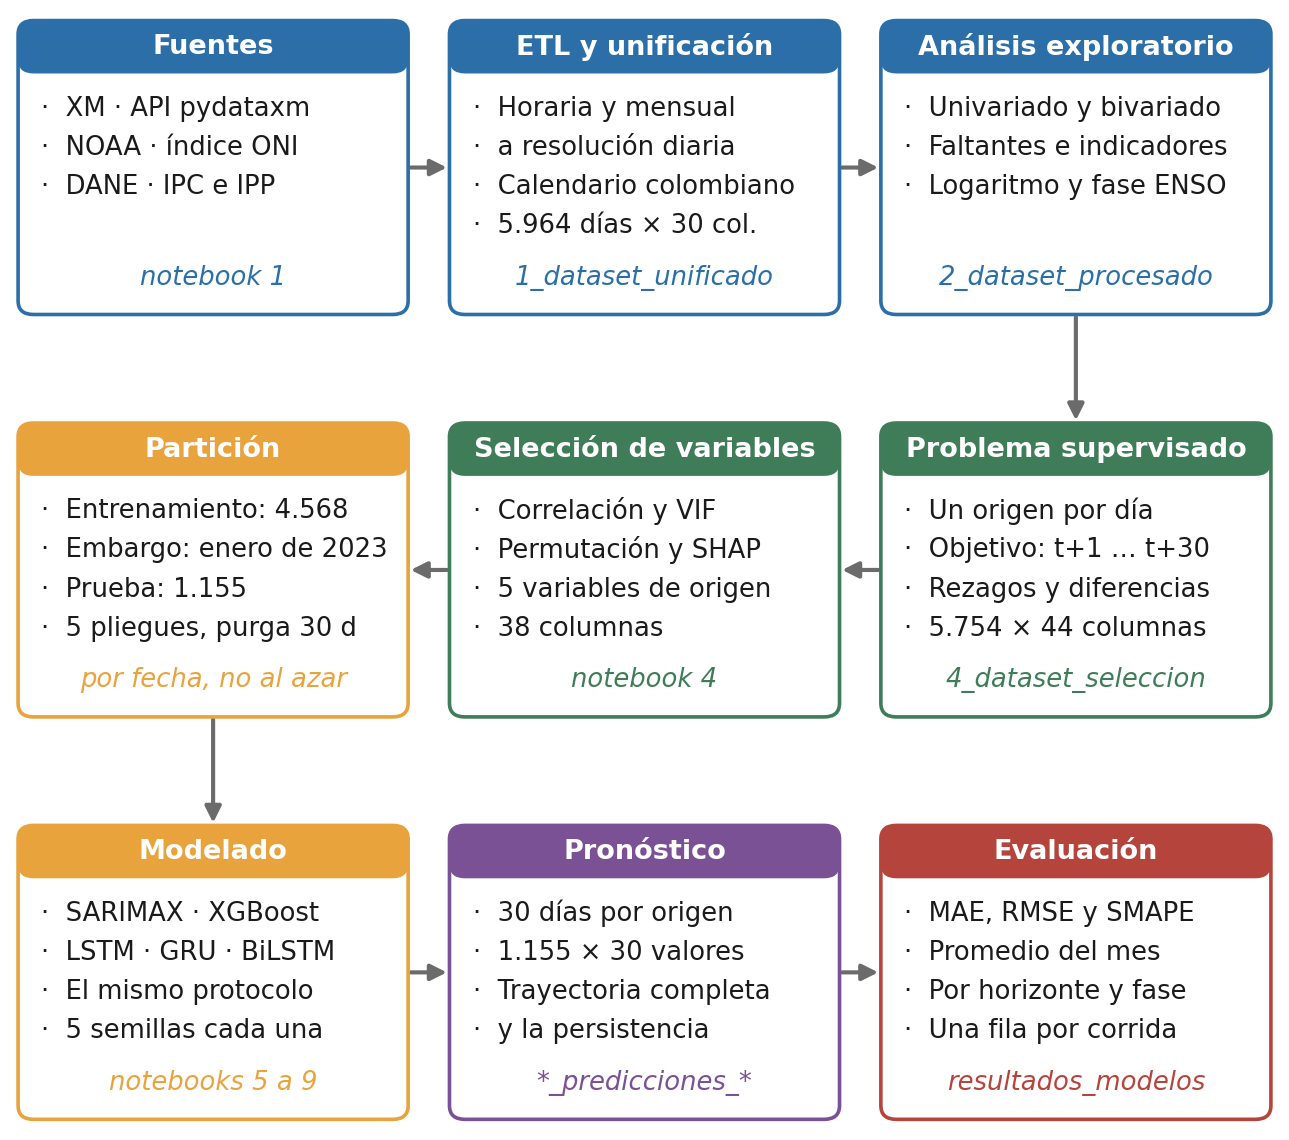

The script that saved this image:
# -*- coding: utf-8 -*-
u"""El recorrido de los datos, de las fuentes al pronóstico evaluado.

POR QUÉ ESTA FIGURA. El documento describe el ETL, la selección, la partición y el modelado en
secciones separadas, y no hay ningún sitio donde se vea el recorrido entero.

LAS CIFRAS DE CADA ETAPA SE DERIVAN de los archivos: días, columnas y orígenes salen de leerlos,
no de escribirlos. Si el dataset cambia, la figura cambia con él.

QUÉ TIENE QUE DEJAR CLARO:
  1. que cada etapa produce un archivo con nombre, que es lo que hace el trabajo reproducible
  2. dónde se reduce el conjunto y por qué (5.964 días → 5.754 orígenes → 38 columnas)
  3. que las cinco configuraciones leen EL MISMO archivo, que es la condición de la comparación

LA LETRA ES LA DEL CUERPO DEL DOCUMENTO, 10 puntos. No se consigue agrandando la fuente sobre la
disposición anterior —a ese tamaño el texto de una caja invadía la de al lado—, sino recortando el
texto y DEDUCIENDO la geometría de los tamaños en puntos. Un guard mide cada texto ya dibujado y
comprueba que cabe en su caja: así un retoque futuro falla aquí y no en la página impresa.

SE QUITÓ EL TÍTULO INTERIOR, que repetía la leyenda de Word.

LA ESCALA. 1.289 píxeles a 186 ppp, es decir las 6,93 pulgadas del ancho útil de la página, con un
`assert` sobre el PNG escrito.
"""
import os
import struct
import sys

sys.stdout.reconfigure(encoding="utf-8", errors="replace")
import matplotlib
matplotlib.use("Agg")
import matplotlib.pyplot as plt
import pandas as pd
from matplotlib.patches import FancyArrowPatch, FancyBboxPatch

SCR = os.path.dirname(os.path.abspath(__file__))
REPO = os.path.dirname(SCR)  # la raíz del repositorio: la carpeta madre de esta
PROC = os.path.join(REPO, "datasets", "procesado")
PPP = 186
ANCHO_PULG = 1289 / float(PPP)

CUERPO = 10.0
TITULO_CAJA = 10.5
ARCHIVO = 10.0
INTERLINEA = 1.52 * CUERPO

LINEAS = 4
BARRA = 1.95 * TITULO_CAJA
PAD_SUP, PAD_INF = 6.0, 7.0
HUECO_ARCHIVO = 5.0
CAJA_PT = (BARRA + PAD_SUP + LINEAS * INTERLINEA + HUECO_ARCHIVO
           + 1.45 * ARCHIVO + PAD_INF)
HUECO_FILA = 42.0
MARGEN_PT = 8.0
ALTO_PULG = (3 * CAJA_PT + 2 * HUECO_FILA + 2 * MARGEN_PT) / 72.0

SEPARACION_PT = 16.0
MARGEN_LAT_PT = 7.0
ANCHO_PT = ANCHO_PULG * 72.0
CAJA_ANCHO_PT = (ANCHO_PT - 2 * MARGEN_LAT_PT - 2 * SEPARACION_PT) / 3.0
PAD_IZQ = 9.0

AZUL, VERDE, NARANJA, ROJO, GRIS, MORADO = (
    "#2c6fa8", "#3f7d58", "#e8a33d", "#b5453c", "#6b6b6b", "#7a5195")
mil = lambda n: u"{:,}".format(n).replace(u",", u".")


def cifras():
    d1 = pd.read_csv(os.path.join(PROC, "1_dataset_unificado.csv"), parse_dates=["fecha"])
    d2 = pd.read_csv(os.path.join(PROC, "2_dataset_procesado.csv"), parse_dates=["fecha"])
    d4 = pd.read_csv(os.path.join(PROC, "4_dataset_seleccion.csv"), parse_dates=["fecha"])
    NO_PRED = ["fecha", "fecha_objetivo", "precio_hoy", "objetivo", "objetivo_dia30",
               "indice_ONI_publicado"]
    pred = [c for c in d4.columns if c not in NO_PRED]
    # El entrenamiento NO es «todo lo que no es prueba»: entre los dos bloques hay un embargo de
    # 31 días —enero de 2023— que no pertenece a ninguno. Restar la prueba del total devolvía
    # 4.599 en vez de los 4.568 que reporta el documento.
    pr = d4[d4["fecha"] >= pd.Timestamp("2023-02-01")]
    en = d4[d4["fecha"] <= pd.Timestamp("2022-12-31")]
    assert len(d4) - len(en) - len(pr) == 31, \
        u"el embargo no son 31 orígenes sino %d" % (len(d4) - len(en) - len(pr))
    return dict(n1=len(d1), c1=d1.shape[1], n2=len(d2), c2=d2.shape[1],
                n4=len(d4), c4=d4.shape[1], npred=len(pred),
                nentren=len(en), nprueba=len(pr))


def ux(pt):
    return pt / 72.0 / ANCHO_PULG


def uy(pt):
    return pt / 72.0 / ALTO_PULG


def caja(ax, cx, cy, titulo, color, lineas, archivo):
    u"""Cabecera de color, cuatro líneas y, al pie, el archivo que la etapa produce."""
    w, h = ux(CAJA_ANCHO_PT), uy(CAJA_PT)
    ax.add_patch(FancyBboxPatch((cx - w / 2, cy - h / 2), w, h,
                                boxstyle="round,pad=0,rounding_size=%.4f" % ux(6),
                                linewidth=1.4, edgecolor=color, facecolor="white", zorder=3))
    ax.add_patch(FancyBboxPatch((cx - w / 2, cy + h / 2 - uy(BARRA)), w, uy(BARRA),
                                boxstyle="round,pad=0,rounding_size=%.4f" % ux(6),
                                linewidth=0, facecolor=color, zorder=4))
    textos = [ax.text(cx, cy + h / 2 - uy(BARRA) / 2, titulo, ha="center", va="center",
                      fontsize=TITULO_CAJA, color="white", fontweight="bold", zorder=5)]
    y0 = cy + h / 2 - uy(BARRA + PAD_SUP + INTERLINEA / 2)
    for k, linea in enumerate(lineas):
        if not linea:
            continue
        textos.append(ax.text(cx - w / 2 + ux(PAD_IZQ), y0 - k * uy(INTERLINEA), u"·  " + linea,
                              ha="left", va="center", fontsize=CUERPO, color="#1a1a1a", zorder=5))
    textos.append(ax.text(cx, cy - h / 2 + uy(PAD_INF + 1.45 * ARCHIVO / 2), archivo,
                          ha="center", va="center", fontsize=ARCHIVO, color=color,
                          style="italic", zorder=5))
    return (cx - w / 2, cy - h / 2, w, h), textos


def flecha(ax, p0, p1, color=GRIS, lw=1.6):
    ax.add_patch(FancyArrowPatch(p0, p1, arrowstyle="-|>", mutation_scale=13, linewidth=lw,
                                 color=color, zorder=2, shrinkA=1, shrinkB=1))


def main():
    c = cifras()
    fig, ax = plt.subplots(figsize=(ANCHO_PULG, ALTO_PULG))
    fig.patch.set_facecolor("white")
    ax.set_position([0, 0, 1, 1])
    ax.set_xlim(0, 1)
    ax.set_ylim(0, 1)
    ax.axis("off")

    w, h = ux(CAJA_ANCHO_PT), uy(CAJA_PT)
    X = [ux(MARGEN_LAT_PT + CAJA_ANCHO_PT / 2 + i * (CAJA_ANCHO_PT + SEPARACION_PT))
         for i in range(3)]
    Y = [1 - uy(MARGEN_PT) - h / 2 - f * (h + uy(HUECO_FILA)) for f in range(3)]

    #: (columna, fila, título, color, líneas, archivo) en el orden del recorrido
    ETAPAS = [
        (0, 0, u"Fuentes", AZUL,
         [u"XM · API pydataxm", u"NOAA · índice ONI", u"DANE · IPC e IPP", u""],
         u"notebook 1"),
        (1, 0, u"ETL y unificación", AZUL,
         [u"Horaria y mensual", u"a resolución diaria", u"Calendario colombiano",
          u"%s días × %d col." % (mil(c["n1"]), c["c1"])],
         u"1_dataset_unificado"),
        (2, 0, u"Análisis exploratorio", AZUL,
         # No se repite aquí el recuento de la caja anterior: el análisis exploratorio no añade
         # ni quita filas ni columnas, y verlo dos veces hace pensar que sí.
         [u"Univariado y bivariado", u"Faltantes e indicadores", u"Logaritmo y fase ENSO", u""],
         u"2_dataset_procesado"),
        (2, 1, u"Problema supervisado", VERDE,
         [u"Un origen por día", u"Objetivo: t+1 … t+30", u"Rezagos y diferencias",
          u"%s × %d columnas" % (mil(c["n4"]), c["c4"])],
         u"4_dataset_seleccion"),
        (1, 1, u"Selección de variables", VERDE,
         [u"Correlación y VIF", u"Permutación y SHAP", u"5 variables de origen",
          u"%d columnas" % c["npred"]],
         u"notebook 4"),
        (0, 1, u"Partición", NARANJA,
         [u"Entrenamiento: %s" % mil(c["nentren"]), u"Embargo: enero de 2023",
          u"Prueba: %s" % mil(c["nprueba"]), u"5 pliegues, purga 30 d"],
         u"por fecha, no al azar"),
        (0, 2, u"Modelado", NARANJA,
         [u"SARIMAX · XGBoost", u"LSTM · GRU · BiLSTM", u"El mismo protocolo",
          u"5 semillas cada una"],
         u"notebooks 5 a 9"),
        (1, 2, u"Pronóstico", MORADO,
         [u"30 días por origen", u"%s × 30 valores" % mil(c["nprueba"]),
          u"Trayectoria completa", u"y la persistencia"],
         u"*_predicciones_*"),
        (2, 2, u"Evaluación", ROJO,
         [u"MAE, RMSE y SMAPE", u"Promedio del mes", u"Por horizonte y fase",
          u"Una fila por corrida"],
         u"resultados_modelos"),
    ]
    dibujadas = [caja(ax, X[i], Y[f], t, col, li, arch) for i, f, t, col, li, arch in ETAPAS]

    for f in (0, 2):                                    # las filas que van de izquierda a derecha
        flecha(ax, (X[0] + w / 2, Y[f]), (X[1] - w / 2, Y[f]))
        flecha(ax, (X[1] + w / 2, Y[f]), (X[2] - w / 2, Y[f]))
    flecha(ax, (X[2] - w / 2, Y[1]), (X[1] + w / 2, Y[1]))   # la fila de en medio, de vuelta
    flecha(ax, (X[1] - w / 2, Y[1]), (X[0] + w / 2, Y[1]))
    flecha(ax, (X[2], Y[0] - h / 2), (X[2], Y[1] + h / 2))   # los dos saltos de fila
    flecha(ax, (X[0], Y[1] - h / 2), (X[0], Y[2] + h / 2))

    # El guard que mide el texto ya dibujado: ver el encabezado del archivo.
    fig.canvas.draw()
    inv = ax.transAxes.inverted()
    desbordan = []
    for (bx, by, bw, bh), textos in dibujadas:
        for t in textos:
            r = t.get_window_extent(renderer=fig.canvas.get_renderer())
            (x0, y0b), (x1, y1b) = inv.transform([(r.x0, r.y0), (r.x1, r.y1)])
            sobra = max(bx - x0, x1 - (bx + bw), by - y0b, y1b - (by + bh))
            if sobra > 0.0005:
                desbordan.append((t.get_text(), sobra * ANCHO_PT))
    assert not desbordan, u"texto fuera de su caja: %s" % [
        u"%s (+%.1f pt)" % (t, s) for t, s in desbordan]
    print(u"[ok] los %d textos de las nueve cajas caben dentro de ellas"
          % sum(len(t) for _r, t in dibujadas))

    ruta = os.path.join(SCR, "fig_proceso_datos.png")
    fig.savefig(ruta, dpi=PPP, facecolor="white")
    for ext in ("svg", "pdf"):
        fig.savefig(os.path.join(SCR, "fig_proceso_datos.%s" % ext), facecolor="white")
    plt.close(fig)
    b = open(ruta, "rb").read()
    px, py = struct.unpack(">II", b[16:24])
    assert px == 1289, u"salió de %d píxeles de ancho, no de 1.289" % px
    print(u"[ok] fig_proceso_datos.png  %dx%d  %.1f KB  (+ .svg y .pdf)"
          % (px, py, len(b) / 1024.0))
    print(u"     %.2f x %.2f pulgadas a %d ppp; letra de %.0f pt, la del cuerpo"
          % (ANCHO_PULG, ALTO_PULG, PPP, CUERPO))
    print(u"     derivado: %s días x %d col -> %s orígenes x %d col -> %d predictoras"
          % (mil(c["n2"]), c["c2"], mil(c["n4"]), c["c4"], c["npred"]))
    print(u"     partición: %s de entrenamiento y %s de prueba"
          % (mil(c["nentren"]), mil(c["nprueba"])))


if __name__ == "__main__":
    main()
